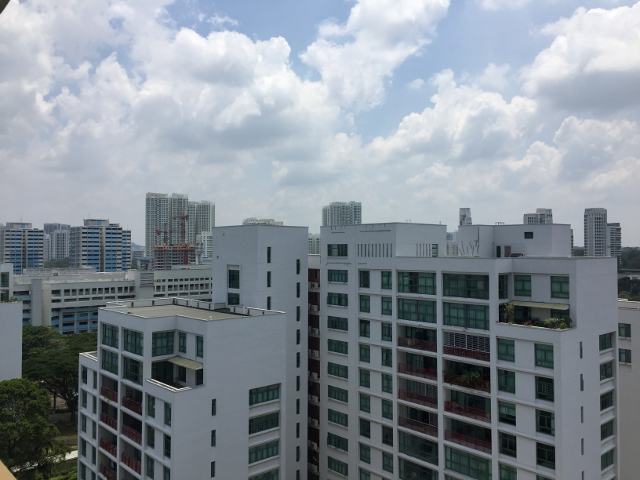
%> input picture project1/assg1/im01.jpg, 640 x 480 px
$ octave Part_1_main.m   (GNU Octave 9; MATLAB toolbox functions it lacks are replaced by stand-ins)
%> lines starting %> are read from the running program, lines starting %| are printed output that depends on the picture
### project1/Part 1/do_2d_conv.m
function conv_result = do_2d_conv(image, kernel, kernel_name)

size_image_x = size(image,2);
size_image_y = size(image,1);

% flip horizontally and vertically is equivalent to 180 degree rotation
kernel = flip(kernel,1);
kernel = flip(kernel,2);

if strcmp(kernel_name, 'sobel') || strcmp(kernel_name, 'gaussian')
    % square kernel size
    size_kernel = size(kernel,1);

    % offset to prevent out of boundary
    offset = floor(size_kernel/2);

    temp_result = zeros(size_image_y, size_image_x, 'double');

    for i = (1 + offset) : (size_image_y - offset)
        for j = (1 + offset) : (size_image_x - offset)
            temp = image(i - offset : i + offset, j - offset : j + offset);
            temp_result(i,j) = sum(sum(temp .* kernel));
        end
    end

    conv_result = temp_result(1 + offset : size_image_y - offset, 1 + offset : size_image_x - offset);

else
    size_kernel_x = size(kernel,2);
    size_kernel_y = size(kernel,1);

    temp_result = zeros(size_image_y, size_image_x, 'double');

    for i = size_kernel_y : size_image_y
        for j = size_kernel_x : size_image_x
            temp = image((i - size_kernel_y + 1) : i, (j - size_kernel_x + 1) : j);
            temp_result(i,j) = sum(sum(temp .* kernel));
        end
    end

    conv_result = temp_result(size_kernel_y : size_image_y, size_kernel_x : size_image_x);

end

end

### project1/Part 1/Part_1_main.m
clc;
clear;
close all;


%% User input here

filename = '../assg1/im01.jpg';
kernel_name = 'haar';  % 'sobel', 'gaussian', 'haar'

haar_type = 'type_1';  % 'type_1', 'type_2', 'type_3', 'type_4', 'type_5'
haar_x = 2;
haar_y = 2;

%% End of user input


I = imread(filename);
%> I is the input picture: size 480x640x3 uint8; mean R, G, B 132.5, 140.9, 148.8
if size(I,3) == 3
    I = rgb2gray(I);
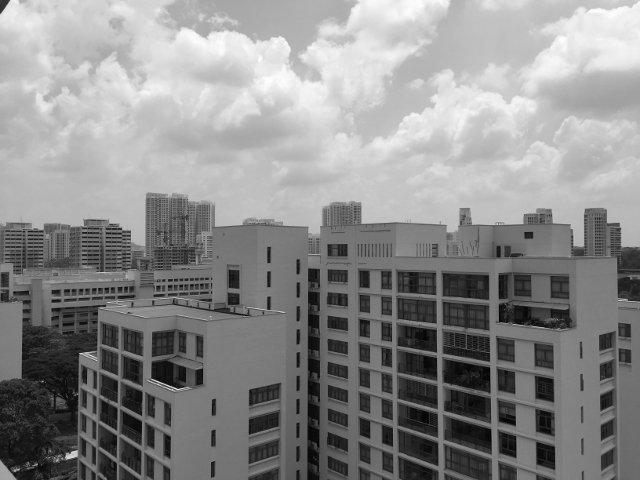
%> I: size 480x640 uint8; min 0, max 254, mean 139.3
end
I = double(I);
%> I: size 480x640 double


if strcmp(kernel_name, 'sobel')
    Gx = sobel_x_init();
    Gy = sobel_y_init();
    Ix = do_2d_conv(I, Gx, 'sobel');
    Iy = do_2d_conv(I, Gy, 'sobel');
    result = (Ix.^2 + Iy.^2).^(0.5);

elseif strcmp(kernel_name, 'gaussian')
    filter = gaussian_init();
    result = do_2d_conv(I, filter, 'gaussian');

else
    filter = haar_init(haar_type, haar_x, haar_y);
    result = do_2d_conv(I, filter, 'haar');
%> after the loop in do_2d_conv, `for i = size_kernel_y : size_image_y`:
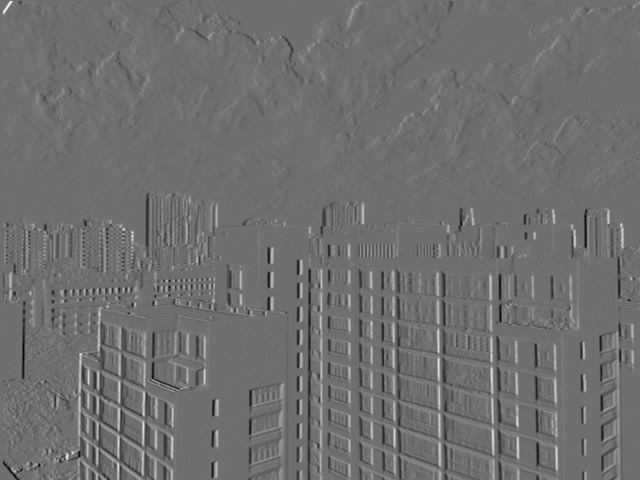
%> temp_result: size 480x640 double; min -434, max 557, mean 0.2; drawn with min black and max white
%> in do_2d_conv, `conv_result = temp_result(size_kernel_y : size_image_y, size_kernel_x ..`:
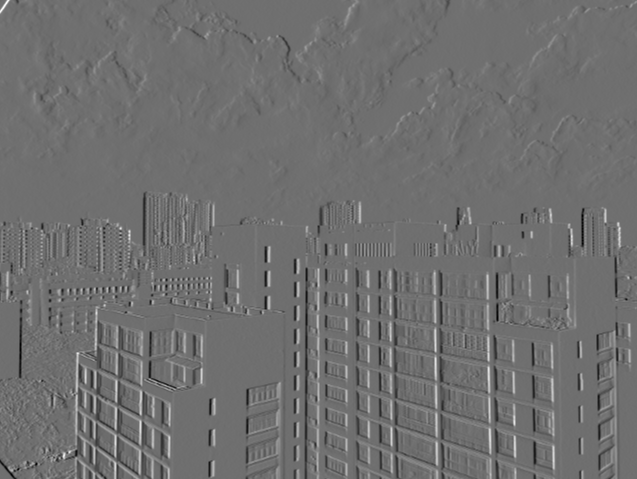
%> conv_result: size 479x637 double; min -434, max 557, mean 0.2; drawn with min black and max white

end

result = result - min(result(:));
result = result ./ max(result(:));
imshow(result);


%% filter initialization function

function mask = sobel_x_init()
mask = [1 0 -1; 2 0 -2; 1 0 -1];
end


function mask = sobel_y_init()
mask = [1 2 1; 0 0 0; -1 -2 -1];
end


function mask = gaussian_init()
mask = [1 4 7 4 1; 4 16 26 16 4; 7 26 41 26 7; 4 16 26 16 4; 1 4 7 4 1]/273;
end


function mask = haar_init(type,row_scale,column_scale)

switch type
    case 'type_1'
        mask = ones(row_scale, column_scale*2);
        mask(:,column_scale+1:column_scale*2) = mask(:,column_scale+1:column_scale*2)*(-1);

    case 'type_2'
        mask = ones(row_scale*2, column_scale);
        mask(row_scale+1:row_scale*2,:) = mask(row_scale+1:row_scale*2,:)*(-1);

    case 'type_3'
        mask = ones(row_scale, column_scale*3);
        mask(:,column_scale+1:column_scale*2) = mask(:,column_scale+1:column_scale*2)*(-1);

    case 'type_4'
        mask = ones(row_scale*3, column_scale);
        mask(row_scale+1:row_scale*2,:) = mask(row_scale+1:row_scale*2,:)*(-1);

    case 'type_5'
        mask = ones(row_scale*2, column_scale*2);
        mask(1:row_scale,1:column_scale) = mask(1:row_scale,1:column_scale)*(-1);
        mask(row_scale+1:row_scale*2,column_scale+1:column_scale*2) = mask(row_scale+1:row_scale*2,column_scale+1:column_scale*2)*(-1);

end

end

$ run again, with project1/assg1/im02.jpg copied over project1/assg1/im01.jpg
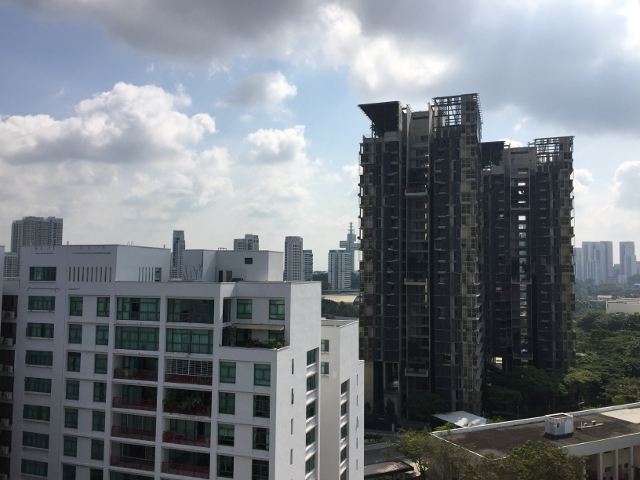
%> input picture project1/assg1/im02.jpg, 640 x 480 px
%> I is the input picture: size 480x640x3 uint8; mean R, G, B 118.6, 124.4, 130.5
%> after the loop in do_2d_conv, `for i = size_kernel_y : size_image_y`:
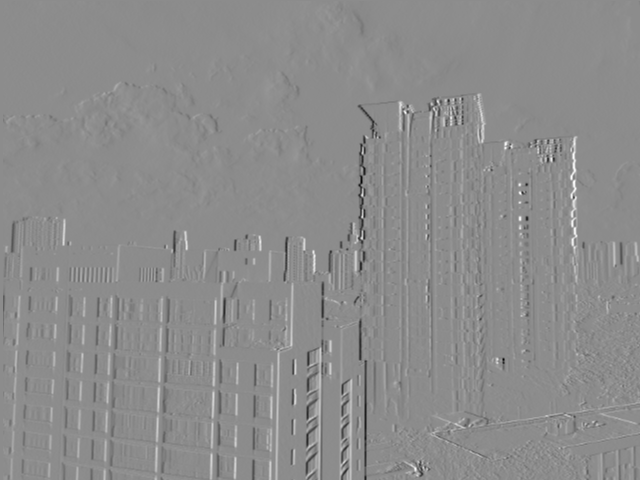
%> temp_result: size 480x640 double; min -787, max 643, mean 0.6; drawn with min black and max white
%> in do_2d_conv, `conv_result = temp_result(size_kernel_y : size_image_y, size_kernel_x ..`:
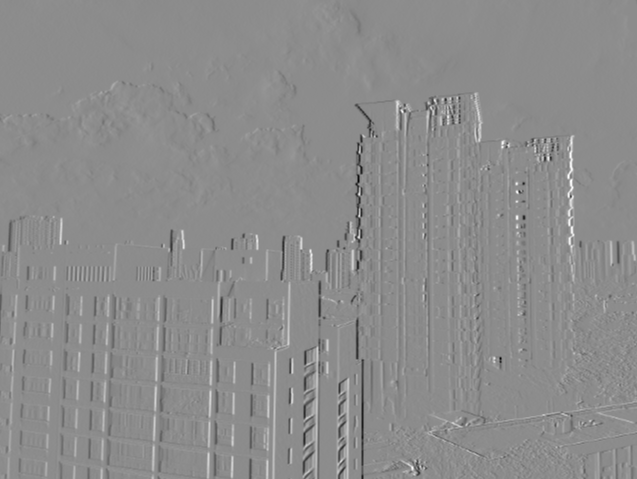
%> conv_result: size 479x637 double; min -787, max 643, mean 0.6; drawn with min black and max white

$ run again, with project1/assg1/im03.jpg copied over project1/assg1/im01.jpg
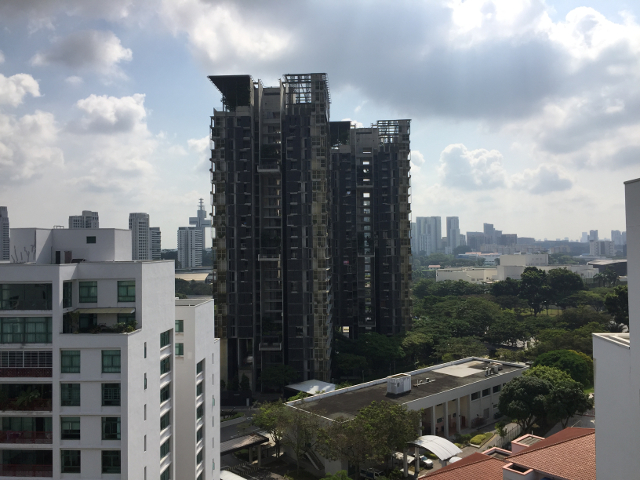
%> input picture project1/assg1/im03.jpg, 640 x 480 px
%> I is the input picture: size 480x640x3 uint8; mean R, G, B 119.9, 124.1, 127.2
%> after the loop in do_2d_conv, `for i = size_kernel_y : size_image_y`:
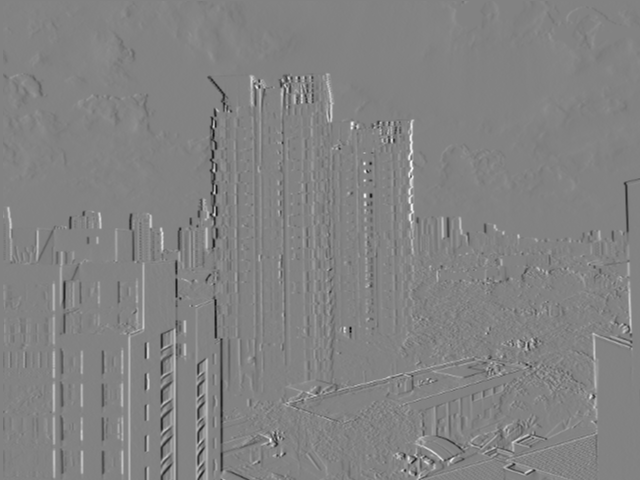
%> temp_result: size 480x640 double; min -695, max 661, mean 0.6; drawn with min black and max white
%> in do_2d_conv, `conv_result = temp_result(size_kernel_y : size_image_y, size_kernel_x ..`:
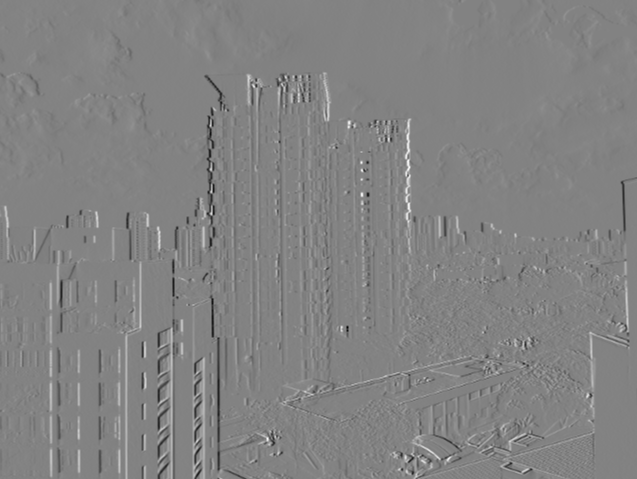
%> conv_result: size 479x637 double; min -695, max 661, mean 0.6; drawn with min black and max white

$ run again, with project1/assg1/im04.jpg copied over project1/assg1/im01.jpg
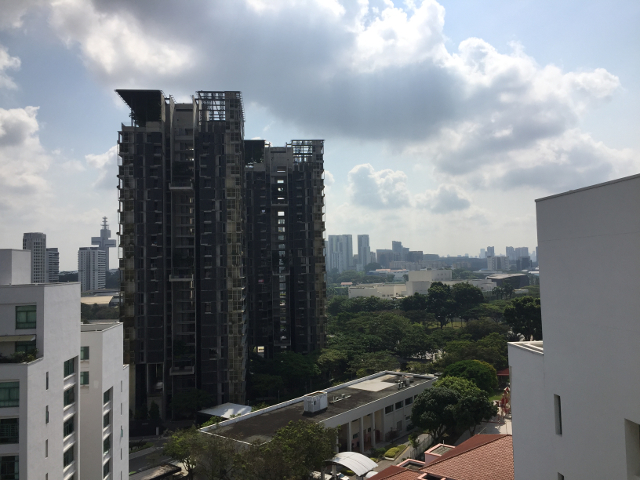
%> input picture project1/assg1/im04.jpg, 640 x 480 px
%> I is the input picture: size 480x640x3 uint8; mean R, G, B 120.2, 124.8, 128.8
%> after the loop in do_2d_conv, `for i = size_kernel_y : size_image_y`:
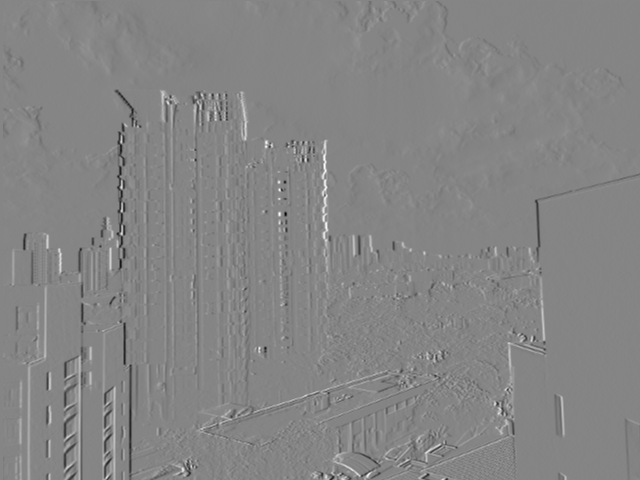
%> temp_result: size 480x640 double; min -706, max 647, mean 0.2; drawn with min black and max white
%> in do_2d_conv, `conv_result = temp_result(size_kernel_y : size_image_y, size_kernel_x ..`:
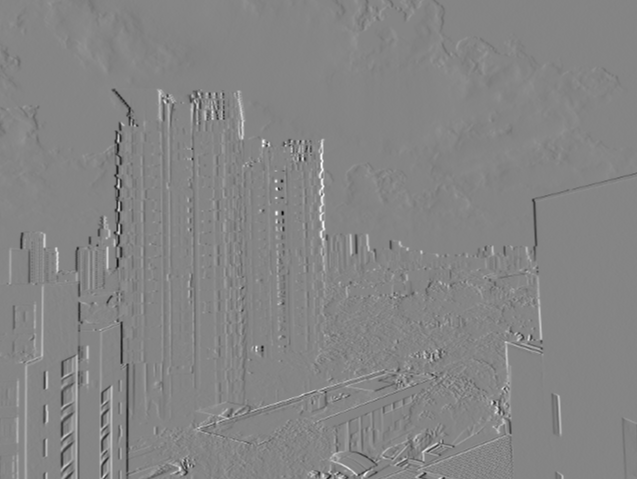
%> conv_result: size 479x637 double; min -706, max 647, mean 0.2; drawn with min black and max white
